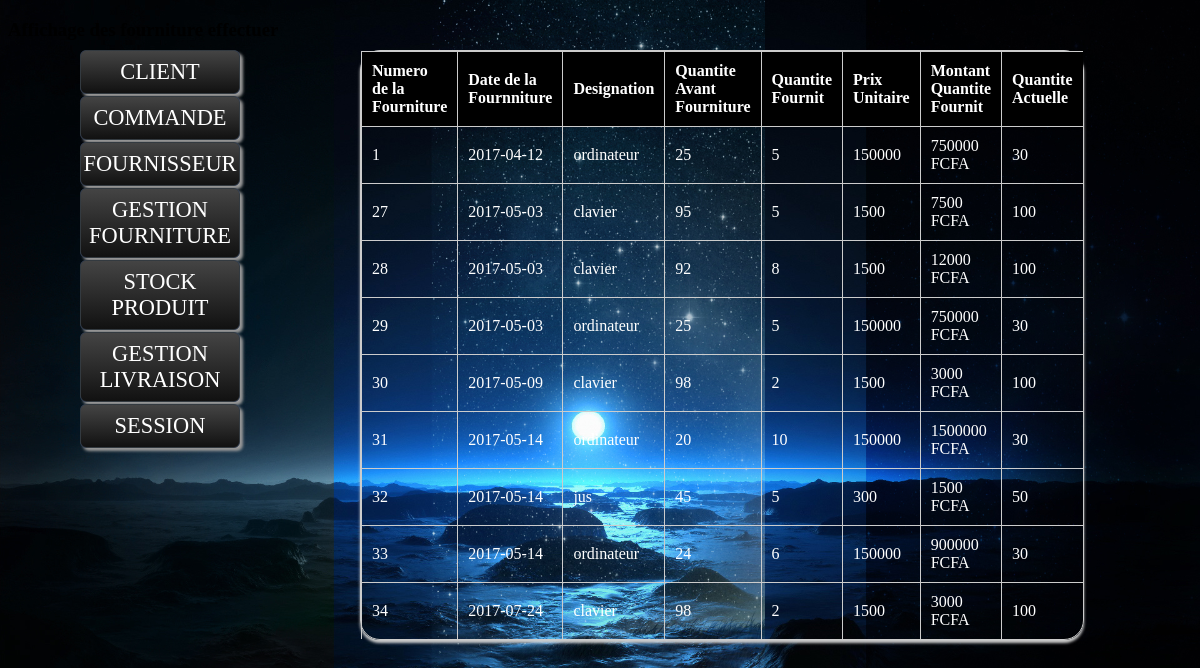
The page /fourniturEfectuer.php (signed in) on the database its author committed.
### tables this page shows
CREATE TABLE IF NOT EXISTS `fourniture` (
  `idfournitur` int(11) NOT NULL AUTO_INCREMENT,
  `qteprodfournitur` int(11) NOT NULL,
  `datefournitur` date NOT NULL,
  `numproduit` int(11) NOT NULL,
  PRIMARY KEY (`idfournitur`)
);

CREATE TABLE IF NOT EXISTS `produit` (
  `numproduit` int(11) NOT NULL AUTO_INCREMENT,
  `designation` varchar(40) NOT NULL,
  `quantiteproduit` int(11) NOT NULL,
  `qteprodfournitur` int(11) NOT NULL,
  `quantitecom` int(11) NOT NULL,
  `prixUnitaire` int(11) NOT NULL,
  `type` varchar(40) NOT NULL,
  `codefournis` int(11) NOT NULL,
  PRIMARY KEY (`numproduit`)
);

### fourniturEfectuer.php (the view, shortened to what this page needs)
<?php
include("connectionM.php");
if(isset($_SESSION['codecli']))
{
$reqfo="SELECT p.numproduit,f.idfournitur,f.datefournitur,p.designation,p.quantiteproduit,f.qteprodfournitur,p.prixUnitaire
       from Fourniture f,produit p
       where p.numproduit=f.numproduit";
$resultatfour=mysql_query($reqfo);
?>
<!DOCTYPE html PUBLIC "-//W3C//DTD XHTML 1.0 Transitional//EN" "http://www.w3.org/TR/xhtml1/DTD/xhtml1-transitional.dtd">
<html xmlns="http://www.w3.org/1999/xhtml">
<head>
<link rel="stylesheet" href="design.css"  />
<link rel="stylesheet" type="text/css" href="decor.css">
</head>
<body>
<?php include("navigationE.php") ?>
<table class="bordered">
   <h3> Affichage des fourniture effectuer </h3>
   <thead>
<tr>
  <th>Numero de la Fourniture</th>
  <th>Date de la Fournniture</th>
  <th>Designation</th>
  <th>Quantite Avant Fourniture</th>
  <th> Quantite Fournit </th>
  <th>Prix Unitaire </th>
  <th>Montant Quantite Fournit</th>
  <th> Quantite Actuelle </th>
 </tr>
 </thead>
<?php while($recupa=mysql_fetch_array($resultatfour)){?>
<tr>
<td> <?php echo $recupa['idfournitur'];?> </td>
<td> <?php echo $recupa['datefournitur'];?> </td>
<td> <?php echo $recupa['designation'];?> </td>
<td> <?php echo $recupa['quantiteproduit']-$recupa['qteprodfournitur'];?></td>
<td> <?php echo $recupa['qteprodfournitur'];?> </td>
<td> <?php echo $recupa['prixUnitaire'];?> </td>
<td> <?php echo $recupa['qteprodfournitur']*$recupa['prixUnitaire'];?> FCFA</td>
<td> <?php echo $recupa['quantiteproduit'];?></td>
</tr>
<?php } ?>
</table>
</body>
</html>
<?php
}
else{
  header("Location:index.php");
}
?>

### design.css (style rules this page uses)
body { background-color:#0000CC; }

### decor.css (style rules this page uses)
body { background-image:url(fnd.jpg); background-size:100%; }
table { position:absolute; border-spacing:0; width:500px; top:50px; left:360px; text-align:center; font-size:16px; font-family:"Times New Roman", Times, serif; color:#FFFFFF; }
.bordered { border:solid #ccc 1px; -moz-border-radius:20px; -webkit-border-radius:20px; border-radius:20px; -webkit-box-shadow:0 3px 3px #ccc; -moz-box-shadow:0 3px 3px #ccc; box-shadow:0 3px 3px #ccc; }
.bordered td, .bordered th { border-left:1px solid #ccc; border-top:1px solid #ccc; padding: 10px; text-align:left; }
.bordered th { background-color:#000000; background-image:-webkit-gradient(linear, left top,left bottom,from(#ebf3fc),to(#dce9f9); background-image:-webkit-linear-gradient(top,#ebf3fc,#dce9f9); background-image:-moz-linear-gradient(top,#ebf3fc,#dce9f9); background-image:-ms-linear-gradient(top,#ebf3fc,#dce9f9); background-image:-o-linear-gradient(top,#ebf3fc,#dce9f9); background-image:linear-gradient(top,#ebf3fc,#dce9f9); -webkit-box-shadow:0 1px 0 rgba(255,255,255,.8)inset; -moz-box-shadow:0 1px 0 rgba(255,255,255,.8)inset; box-shadow:0 1px 0 rgba(255,255,255,.8)inset; border-top:none; text-shadow:0 1px 0 rgba(255,255,255,.5); }
.bordered td:first-child, .bordered th:first-child { border-left:none; }
.bordered th:first-child { -moz-border-radius:20px 0 0 0; -webkit-border-radius:20px 0 0 0; border-radius:20px 0 0 0; }
.bordered th:last-child { -moz-border-radius:0 20px 0 0; -webkit-border-radius:0 20px 0 0; border-radius:0 20px 0 0; }
.bordered tr:last-child td:last-child { -moz-border-radius:0 0 0 20px; -webkit-border-radius:0 0 0 20px; border-radius:0 0 0 20px; }
.bordered tr:last-child td:last-child { -moz-border-radius:0 0 20px 0; -webkit-border-radius:0 0 20px 0; border-radius:0 0 20px 0; }
body:before { content:""; position:fixed; z-index:100; top:-10px; left:-10px; width:110%; height:10px; -webkit-box-shadow:0px 0px 10px rgba(0,0,0,.8); -moz-box-shadow:0px 0px 10px rgba(0,0,0,.8); -na-box-shadow:0px 0px 10px rgba(0,0,0,.8); -o-box-shadow:0px 0px 10px rgba(0,0,0,.8); box-shadow:0px 0px 10px rgba(0,0,0,.8); }

### rows shown on the page
fourniture: idfournitur "1", datefournitur "2017-04-12", produit.designation "ordinateur", $recupa['quantiteproduit']-$recupa['qteprodfournitur'] "25", qteprodfournitur "5", produit.prixUnitaire "150000", $recupa['qteprodfournitur']*$recupa['prixUnitaire'] "750000", produit.quantiteproduit "30"
fourniture: idfournitur "27", datefournitur "2017-05-03", produit.designation "clavier", $recupa['quantiteproduit']-$recupa['qteprodfournitur'] "95", qteprodfournitur "5", produit.prixUnitaire "1500", $recupa['qteprodfournitur']*$recupa['prixUnitaire'] "7500", produit.quantiteproduit "100"
fourniture: idfournitur "28", datefournitur "2017-05-03", produit.designation "clavier", $recupa['quantiteproduit']-$recupa['qteprodfournitur'] "92", qteprodfournitur "8", produit.prixUnitaire "1500", $recupa['qteprodfournitur']*$recupa['prixUnitaire'] "12000", produit.quantiteproduit "100"
fourniture: idfournitur "29", datefournitur "2017-05-03", produit.designation "ordinateur", $recupa['quantiteproduit']-$recupa['qteprodfournitur'] "25", qteprodfournitur "5", produit.prixUnitaire "150000", $recupa['qteprodfournitur']*$recupa['prixUnitaire'] "750000", produit.quantiteproduit "30"
fourniture: idfournitur "30", datefournitur "2017-05-09", produit.designation "clavier", $recupa['quantiteproduit']-$recupa['qteprodfournitur'] "98", qteprodfournitur "2", produit.prixUnitaire "1500", $recupa['qteprodfournitur']*$recupa['prixUnitaire'] "3000", produit.quantiteproduit "100"
fourniture: idfournitur "31", datefournitur "2017-05-14", produit.designation "ordinateur", $recupa['quantiteproduit']-$recupa['qteprodfournitur'] "20", qteprodfournitur "10", produit.prixUnitaire "150000", $recupa['qteprodfournitur']*$recupa['prixUnitaire'] "1500000", produit.quantiteproduit "30"
fourniture: idfournitur "32", datefournitur "2017-05-14", produit.designation "jus", $recupa['quantiteproduit']-$recupa['qteprodfournitur'] "45", qteprodfournitur "5", produit.prixUnitaire "300", $recupa['qteprodfournitur']*$recupa['prixUnitaire'] "1500", produit.quantiteproduit "50"
fourniture: idfournitur "33", datefournitur "2017-05-14", produit.designation "ordinateur", $recupa['quantiteproduit']-$recupa['qteprodfournitur'] "24", qteprodfournitur "6", produit.prixUnitaire "150000", $recupa['qteprodfournitur']*$recupa['prixUnitaire'] "900000", produit.quantiteproduit "30"
fourniture: idfournitur "34", datefournitur "2017-07-24", produit.designation "clavier", $recupa['quantiteproduit']-$recupa['qteprodfournitur'] "98", qteprodfournitur "2", produit.prixUnitaire "1500", $recupa['qteprodfournitur']*$recupa['prixUnitaire'] "3000", produit.quantiteproduit "100"
